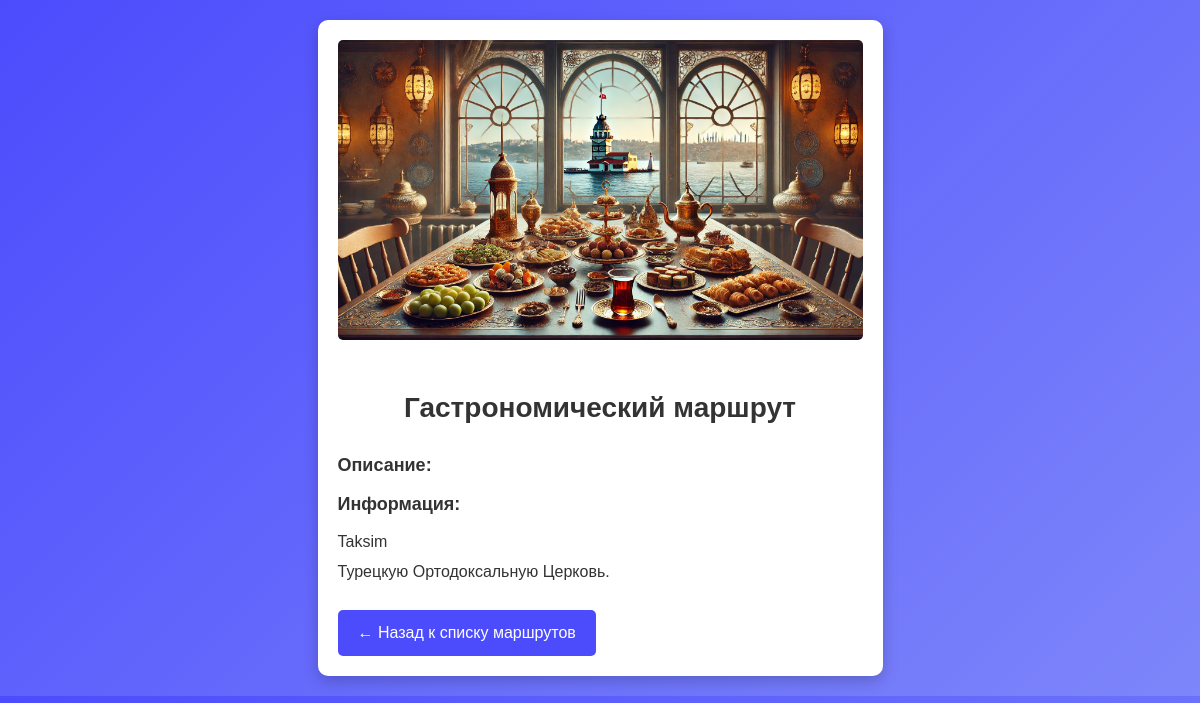
Screenshot of /routes/1/ with the database file from the repository.
### miniapp/models.py (models this page shows, shortened)
class Route(models.Model):
	name=models.CharField('name', max_length=100)
	image=models.ImageField(upload_to='product_images/', blank=True, null=True)
	info=models.ManyToManyField(Info)

class Info(models.Model):
	name=models.CharField('name', max_length=100)
	description=models.TextField('description')
	image = models.ImageField(upload_to='product_images/', blank=True, null=True)
	def __str__(self):
		return self.name

### miniapp/views.py (the view)
# urls.py: path('routes/<int:pk>/', views.routes_detail, name='routes_detail'),
def routes_detail(request, pk):
    route = Route.objects.get(pk=pk)  # Получаем информацию по id
    return render(request, 'miniapp/routes_detail.html', {'route': route})

### miniapp/templates/miniapp/routes_detail.html (shortened to what this page needs)
<!DOCTYPE html>
<html lang="ru">
<head>
</head>
<body>
    <div class="content">
        {% if route.image %}
            <img src="{{ route.image.url }}" alt="{{ route.name }}">
        {% endif %}
        <h1>{{ route.name }}</h1>
        <p><strong>Описание:</strong> {% autoescape off %}{{ route.description|linebreaks }}{% endautoescape %}</p>
        <p><strong>Информация:</strong></p>
        <ul>
            {% for info in route.info.all %}
                <li>{{ info }}</li>
            {% endfor %}
        </ul>
        <a href="{% url 'routes_list' %}" class="back-button">&#8592; Назад к списку маршрутов</a>
    </div>
</body>
</html>

### miniapp/templates/miniapp/routes_detail.html (style rules this page uses)
body { display: flex; justify-content: center; align-items: center; flex-direction: column; margin: 0; background: linear-gradient(135deg, #4c4cfd, #7e86fa); font-family: Arial, sans-serif; padding: 20px; color: white; }
.content { background-color: white; color: #333; padding: 20px; border-radius: 10px; box-shadow: 0 5px 15px rgba(0, 0, 0, 0.2); max-width: 600px; text-align: left; line-height: 1.6; }
.content img { width: 100%; height: 300px; object-fit: cover; border-radius: 5px; margin-bottom: 20px; }
h1 { font-size: 28px; font-weight: bold; margin-bottom: 20px; text-align: center; }
p { font-size: 18px; margin: 10px 0; }
ul { margin: 0; padding: 0; list-style: none; }
ul li { font-size: 16px; margin: 5px 0; }
.back-button { margin-top: 20px; background-color: #4c4cfd; color: white; border: none; padding: 10px 20px; border-radius: 5px; cursor: pointer; text-decoration: none; display: inline-block; text-align: center; }

### rows the page displays
Route: image (picture), name "Гастрономический маршрут"
Info: name "Taksim"
Info: name "Турецкую Ортодоксальную Церковь."
